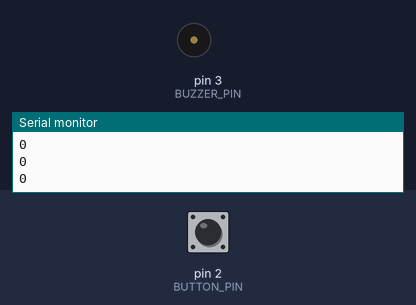
Simulated run of this sketch. Board: Arduino Uno, built with avr-gcc and run on an emulated ATmega328P. On the bench: buzzer (waves = sounding), the last lines printed to the serial monitor. The test bench sets the inputs (shaded band); at power-on: pin 2 (BUTTON_PIN) HIGH.

Above: at 1.2 s.
1.3 s: pin 2 (BUTTON_PIN) pulled LOW for 0.25 s
At 1.5 s:
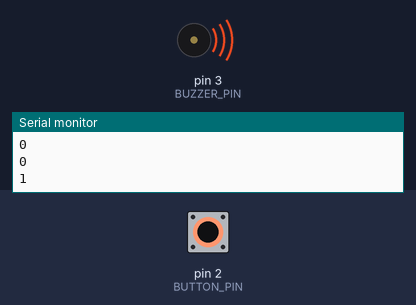
3.1 s: pin 2 (BUTTON_PIN) pulled LOW for 3.2 s
At 7.4 s:
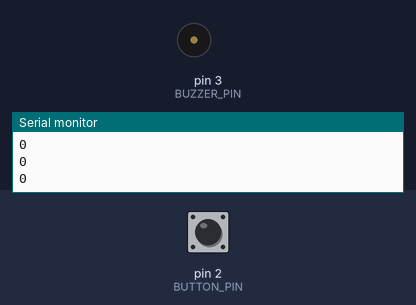
Timing chart, 0 to 8.9 s (numbered marks = the images above; inputs shaded):
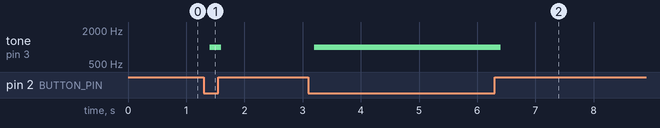

The sketch:

0707a_buzzerbuttonflask.ino
```cpp
// #define BUTTON_PIN 2  // button
// #define BUZZER_PIN 3  // buzzer

// bool lastPressed = false;  // remember last state so we only report changes

// void setup() {
//   Serial.begin(115200);

//   pinMode(BUTTON_PIN, INPUT_PULLUP);  // internal pull-up; released reads HIGH
//   pinMode(BUZZER_PIN, OUTPUT);

//   digitalWrite(BUZZER_PIN, LOW);  // buzzer starts silent
// }

// void loop() {
//   bool pressed = (digitalRead(BUTTON_PIN) == LOW);  // LOW = pressed

//   // --- buzzer logic (unchanged) ---
//   if (pressed) {
//     tone(BUZZER_PIN, 1000);
//   } else {
//     noTone(BUZZER_PIN);
//   }

//   // --- tell the dashboard, only on a state change ---
//   if (pressed != lastPressed) {
//     Serial.println(pressed ? "1" : "0");
//     lastPressed = pressed;
//   }

//   delay(50);  // simple debounce
// }


#define BUTTON_PIN 2
#define BUZZER_PIN 3

void setup() {
  Serial.begin(115200);

  pinMode(BUTTON_PIN, INPUT_PULLUP);
  pinMode(BUZZER_PIN, OUTPUT);

  digitalWrite(BUZZER_PIN, LOW);  // buzzer starts silent
}

void loop() {
  int rawValue = digitalRead(BUTTON_PIN);

  if (rawValue == LOW) {
    // button is pressed
    tone(BUZZER_PIN, 1000);
    Serial.println("1");
  } else {
    // button is not pressed
    noTone(BUZZER_PIN);
    Serial.println("0");
  }

  delay(200);
}
```

Measured:
- after the input at 1.3 s, tone on pin 3 (BUZZER_PIN): silent → 1000 Hz after 0.10 s, → silent 0.20 s later
- after the input at 3.1 s, tone on pin 3 (BUZZER_PIN): silent → 1000 Hz after 0.10 s, → silent 3.2 s later
